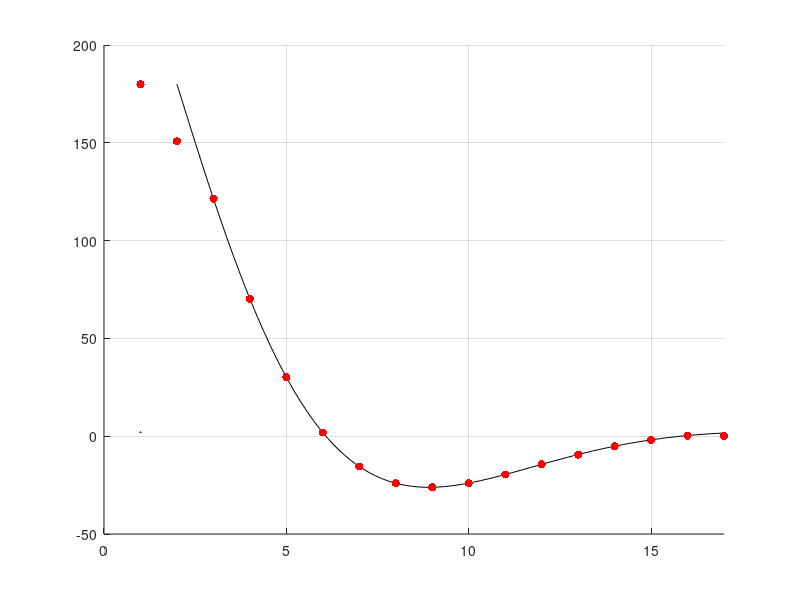

Write the MATLAB code that produced this figure.
format compact
clear
clc
%close all
clf reset

fliplength = 17;

a = 1:fliplength;

k = 0.5;
numerator = [1,k];
denominator = [3,1.5,k];
sys = tf(numerator,denominator);
[stepsys,time]=step(sys, fliplength);
stepsys = stepsys.*180;
time = time+2;

b = interp1(time,stepsys,a,"linear");
b(end) = 180;
b(1) = 0;
b(2) = mean([b(1),b(3)]);

b = 180 - b;
stepsys = 180-stepsys;

hold on
grid on
plot(time,stepsys,"k",LineWidth=2)
scatter(a,b,"r","filled")
xlim([0,fliplength])